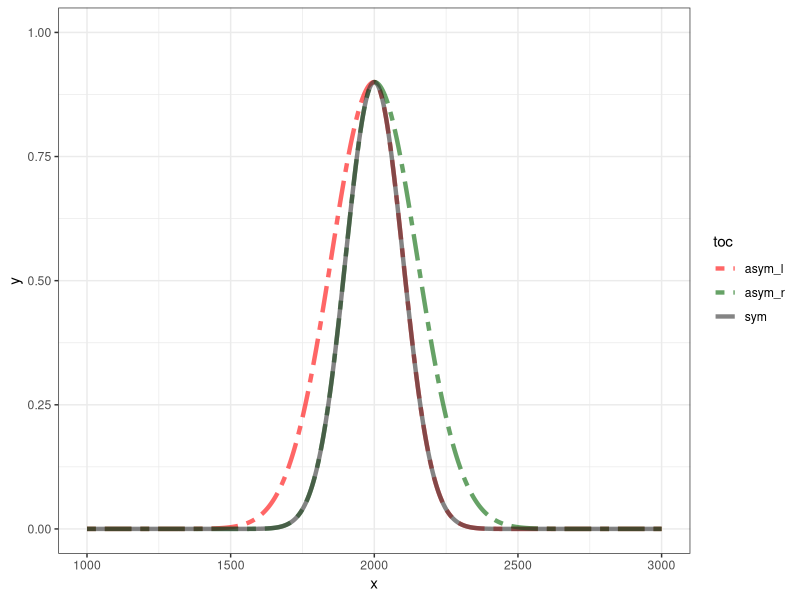
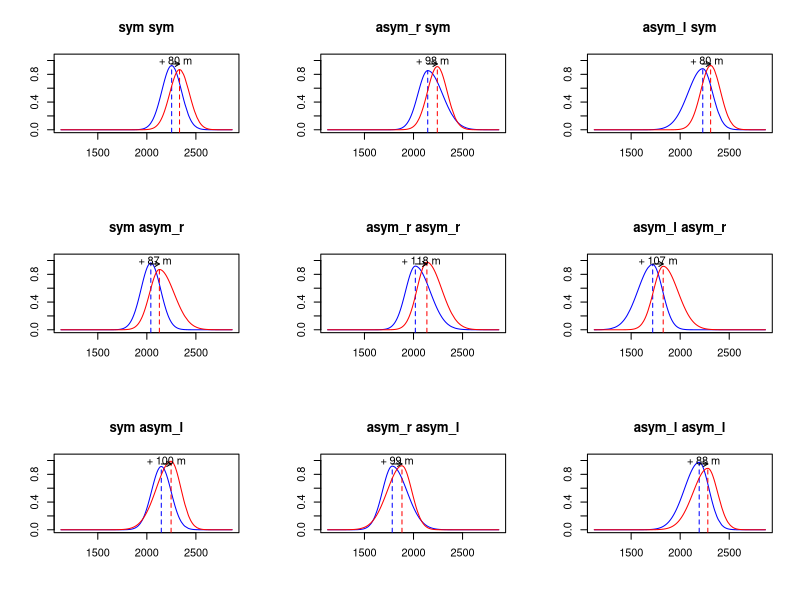
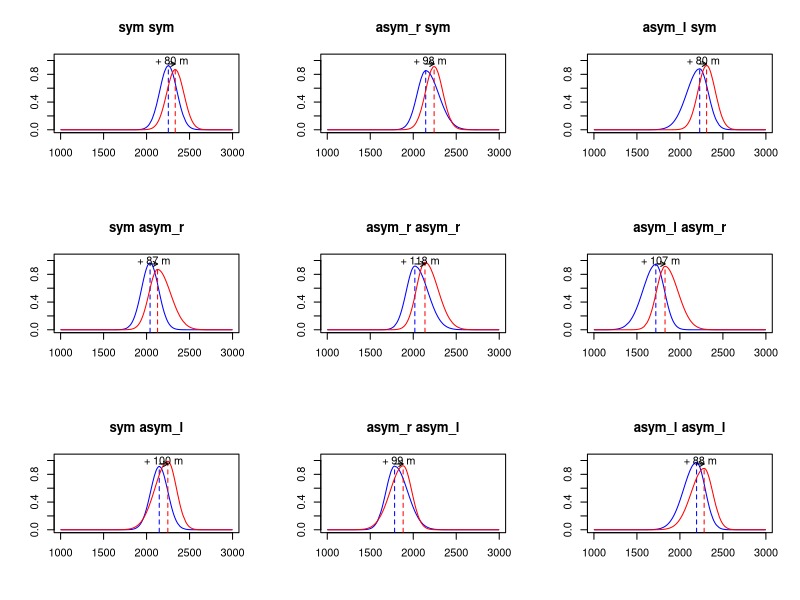

The R source for these figures, in order: (Note: this script raises an error after producing the figures.)
# R code for the supplementary simulation study in:
# A new method to explicitly estimate the shift of optimum along gradients in multispecies studies.
# B. Mourguiart, B. Liquet, K. Mengersen, T. Couturier, J. Mansons, Y. Braud, A. Besnard

# Script 1: Simulate occurrence data
# Virtual species can have symmetrical and asymmetrical responses

library(magrittr)
library(ggplot2)

set.seed(1904)


#### Sampling scenario: same as first simulations ####
J <- 300 # number of sampling sites
N <- 9 # number of species
X_A1 <- msm::rmenorm(J, 1970, 355, 1000, 3000) #mean and sd chose accordingly with the application design
X_A1 <- X_A1[order(X_A1)]
#Scenario with uniform sampling
X_A2 <- runif(J, 1000, 3000)
X_A2 <- X_A2[order(X_A2)]

## Deduce the gradient 'limits' in which optimum could be simulated depending on sampling design ##
L_minA1 <- quantile(X_A1, 0.02) # below the bottom edge, 10% of sites remain
L_lowA1 <- quantile(X_A1, 0.1) # set a minimum for optimum within the sampling range
L_highA1 <- quantile(X_A1, 0.9)
L_maxA1 <- quantile(X_A1, 0.98)
L_minA2 <- quantile(X_A2, 0.02)
L_lowA2 <- quantile(X_A2, 0.1)
L_highA2 <- quantile(X_A2, 0.9)
L_maxA2 <- quantile(X_A2, 0.98)

#### Species Response Curves: new ####

# Create a function to simulate species response curves.
# Simulated SRCs are mixtures of two normal distributions having the same mean,
# but with potentially different variances. First distribution (resp. second) is used to 
# simulate the left (resp. right) side of optimum (i.e. the mean of the distribution) of the SRC.
# Hence, if the first distribution has a greater variance than the second distribution,
# the curve will be asymmetric to the left. If both distribution have the same variance, the
# SRC is symmetric. Note that we used the density function of the normal distribution, but
# with a parameter scale to reach a specified maximum probability value.
src_asym <- function(x, opt, sd_l, sd_r, max){
  y <- exp(-(x - opt)^2 / (2 * (sd_l ^ 2))) / (sd_l * sqrt(2 * 3.14))
  y2 <- exp(-(x - opt)^2 / (2 * (sd_r ^ 2))) / (sd_r * sqrt(2 * 3.14))
  y <- y * (max / max(y))
  y2 <- y2 * (max / max(y2))
  
  xy <- data.frame(x = x, y = y, y2 = y2)
  
  c(xy[xy$x <= opt, ]$y, xy[xy$x > opt, ]$y2)
}

## determine widths of the curve at psi = 0.05 for different sd 
qnorm(0.95, mean = 1900, sd = seq(110, 200, 10)) - qnorm(0.05, mean = 1900, sd = seq(110, 200, 10))
# -> if symmetric widths between 400 and 600 m (specialist width) correspond to (approx.) sd between 125 and 185
(qnorm(0.95, mean = 1900, sd = 120) - qnorm(0.5, mean = 1900, sd = 120)) +  (qnorm(0.5, mean = 1900, sd = 170) - qnorm(0.05, mean = 1900, sd = 170))
# -> asymmetric one curve with sd 120 and the other with 170 has a width of 477 m
sd2 <- rnorm(1000, 130, 10)
sd1 <- rnorm(1000, 180, 10)
range((qnorm(0.95, mean = 1900, sd = sd2) - qnorm(0.5, mean = 1900, sd = sd2)) +  (qnorm(0.5, mean = 1900, sd = sd1) - qnorm(0.05, mean = 1900, sd = sd1)))
# -> if we allow variation between species


# We defined three type of potential species response curves: symmetric, asymmetric to the left
# and to the right. We simulated 9 species to describe all possible combinations of SRC that
# could be between two periods. To keep it simple we chose to only simulate specialist species
# with optimum positions in the middle of the sampling range according to sampling scenario A1.
# Besides, we randomly attribute upward shifts following random draws from a normal distribution
# with mean and standard deviation of  100 m and 10 m respectively. 
# Once SRCs were simulated for each species and periods, we virtually observed
# presence/absence data from random draws of a Bernoulli distribution with parameter gave by SRCs. 
# We replicated the process 30 times.

# create data with species attributes used to calculate SRC
data.sp <- data.frame(
  # define type of curves for period 1
  "curve.type1" = rep(c("sym", #symmetric
                        "asym_r", #asymmetric to the right
                        "asym_l"), #asymmetric to the left
                      3),
  # define type of curves (toc) for period 1
  "curve.type2" = rep(c("sym", #symmetric
                        "asym_r", #asymmetric to the right
                        "asym_l"), #asymmetric to the left
                      each = 3),
  # according to the toc, define sd of the right and lefts parts of normal curves
  "sd_l.1" = rep(c(100, 100, 150), 3), # sd left part first period
  "sd_r.1" = rep(c(100, 150, 100), 3), # sd right part first period
  "sd_l.2" = rep(c(100, 100, 150), each = 3), # sd left part second period
  "sd_r.2" = rep(c(100, 150, 100), each = 3),# sd right part second period
  # simulate optima with only middle species
  "opt" = runif(9, L_lowA1 + 200, L_highA1 - 200),
  # simulate only upward shifts
  "shift" = runif(9, 80, 120),
  # simulate only specialist species
  "max.occ1" = runif(9, 0.85, 0.99),
  "max.occ2" = runif(9, 0.85, 0.99)
)


## Deduce from parameters species-environment relationship 
## Create one unique array containing simulated occupancy probabilities for each species in each scenarios ##
psi <- array(0, dim=c(J, N, 2, 2),
             dimnames = list(paste("site", 1:J, sep=""),
                             paste("sp", 1:N, sep=""),
                             c("p1", "p2"),
                             c("A1", "A2")))

for (s in c("A1", "A2")){
  if(s == "A1"){
    X <- X_A1
  }else{
    X <- X_A2
  }
  for (i in 1:N){
    psi[,i,1,s] <- src_asym(x = X[order(X)], 
                            opt = data.sp[i, ]$opt, 
                            sd_l = data.sp[i, ]$sd_l.1, 
                            sd_r = data.sp[i, ]$sd_r.1,
                            max = data.sp[i, ]$max.occ1)
    psi[,i,2,s] <- src_asym(x = X[order(X)], 
                            opt = (data.sp[i, ]$opt + data.sp[i, ]$shift), 
                            sd_l = data.sp[i, ]$sd_l.2, 
                            sd_r = data.sp[i, ]$sd_r.2,
                            max = data.sp[i, ]$max.occ2)
  }
}

## Create 30 replicated data sets of presence absence ##
Z <- array(0, dim=c(J, N, 2, 2, 30),
           dimnames = list(paste("site",1:J, sep=""),
                           paste("sp",1:N, sep=""),
                           c("p1","p2"),
                           c("A1", "A2"),
                           paste("repli", 1:30, sep="")))

for (s in c("A1", "A2")){
  for (p in 1:2){
    for (i in 1:N){
      for (j in 1:J){
        Z[j, i, p, s, ] <- rbinom(30, 1, psi[j, i, p, s])
      }
    }
  }
}

#### Visualization ####

# Illustration with three species for one period:
# symmetric (black), asymmetric left (red) and right (green)
x <- 1000:3000
y.sym <- src_asym(x = x, opt = 2000, sd_l = 100, sd_r = 100, max = 0.9) # sd chose to simulate a width around 450
y.asym_l <- src_asym(x = x, opt = 2000, sd_l = 150, sd_r = 100, max = 0.9) 
y.asym_r <- src_asym(x = x, opt = 2000, sd_l = 100, sd_r = 150, max = 0.9)

# Figure: Representation of the three types of species response curves. 
data.frame("x" = x,
           "y" = c(y.sym, y.asym_l, y.asym_r),
           "toc" = rep(c("sym", "asym_l", "asym_r"), each = length(x))) %>%
  ggplot(aes(x = x, y = y, col = toc)) +
  geom_line(aes(linetype = toc),size = 1.5, alpha = 0.6) +
  ylim(c(0, 1)) +
  scale_color_manual(values = c("red", "darkgreen", "grey20")) +
  scale_linetype_manual(values = c(6, 6, 1)) +
  theme_bw()

## Simulated SRCs for each species in scenario A1 ##
par(mfrow = c(3,3))
for (i in 1:N){
  plot(X_A1[order(X_A1)], psi[,i,1,1], 
       type = "l", 
       xlab = "", ylab = "", 
       ylim = c(0,1.05),
       xlim = range(X_A1),
       col = "blue",
       main = paste(data.sp[i, ]$curve.type1,
                    data.sp[i, ]$curve.type2))
  segments(x0 = data.sp[i, ]$opt,
           x1 = data.sp[i, ]$opt,
           y0 = - 1, 
           y1 = data.sp[i, ]$max.occ1,
           lty = 2,
           col = "blue")
  lines(X_A1[order(X_A1)], psi[,i,2,1],
        col = "red")
  segments(x0 = (data.sp[i, ]$opt + data.sp[i, ]$shift),
           x1 = (data.sp[i, ]$opt + data.sp[i, ]$shift),
           y0 = - 1, 
           y1 = data.sp[i, ]$max.occ2,
           lty = 2,
           col = "red")
  text(x = (data.sp[i, ]$opt + data.sp[i, ]$shift / 2),
       y = 1,
       labels = paste("+", round(data.sp[i, ]$shift, 0), "m"))
  arrows(x0 = (data.sp[i, ]$opt),
         x1 = (data.sp[i, ]$opt + data.sp[i, ]$shift),
         y0 = 0.95, 
         y1 = 0.95,
         length = 0.05)
}

## Simulated SRCs for each species in scenario A1 ##
par(mfrow = c(3,3))
for (i in 1:N){
  plot(X_A2[order(X_A2)], psi[,i,1,2], 
       type = "l", 
       xlab = "", ylab = "", 
       ylim = c(0, 1.05), 
       xlim = range(X_A2),
       col = "blue",
       main = paste(data.sp[i, ]$curve.type1,
                    data.sp[i, ]$curve.type2))
  segments(x0 = data.sp[i, ]$opt,
           x1 = data.sp[i, ]$opt,
           y0 = - 1, 
           y1 = data.sp[i, ]$max.occ1,
           lty = 2,
           col = "blue")
  lines(X_A2[order(X_A2)], psi[,i,2,2],
        col = "red")
  segments(x0 = (data.sp[i, ]$opt + data.sp[i, ]$shift),
           x1 = (data.sp[i, ]$opt + data.sp[i, ]$shift),
           y0 = - 1, 
           y1 = data.sp[i, ]$max.occ2,
           lty = 2,
           col = "red")
  text(x = (data.sp[i, ]$opt + data.sp[i, ]$shift / 2),
       y = 1,
       labels = paste("+", round(data.sp[i, ]$shift, 0), "m"))
  arrows(x0 = (data.sp[i, ]$opt),
         x1 = (data.sp[i, ]$opt + data.sp[i, ]$shift),
         y0 = 0.95, 
         y1 = 0.95,
         length = 0.05)
}

save(list = c("data.sp", "Z", "psi", "X_A1", "X_A2"),
     file = here::here("results", "simulated_data_asymSRC.RData"))
